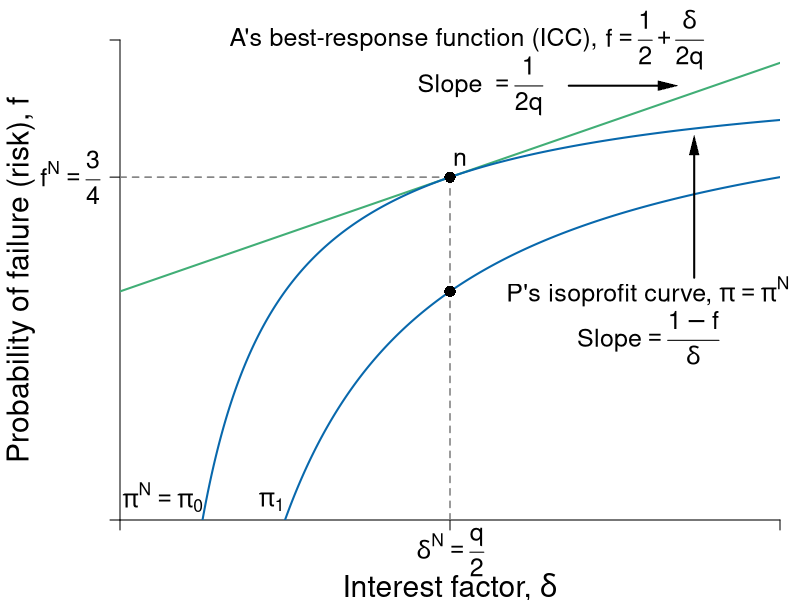

The R script that drew this image:
#Graph Designer: Simon Halliday, Scott Cohn, Harriet Brookes Gray
#Authors: Bowles and Halliday
#Title: Coordination, Conflict and Competition: A Text in Microeconomics

library(shape)
pdf(file = "credit/non_contractual_risk_sparse.pdf", width = 8, height = 6)

#Set parameters for graphics
pointsize <- 1.8
axislabelsize <- 1.8
labelsize <- 1.5
namesize <- 1.8
annotatesize <- 1.5
graphlinewidth <- 2
segmentlinewidth <- 1.5

COL <- c("#7fc97f", "#beaed4", "#fdc086", "#ffff99", "#386cb0", "#f0027f", "#bf5b17", "#666666")
COLA <- c("#e0f3db", "#99d8c9","#66c2a4","#41ae76", "#238b45", "#005824")
COLB <- c("#c6dbef", "#4eb3d3", "#2b8cbe", "#0868ac","#084081")
COLC <- c("#fcfbfd", "#efedf5", "#dadaeb", "#bcbddc", "#9e9ac8", "#807dba", "#6a51a3", "#54278f", "#3f007d")
grays <- gray.colors(25, start = 1, end = 0, alpha = 1)

#Edited the margins to cater for the larger LHS labels
par(mar =  c(4, 6, 2, 1))

brfFn <- function(delta, q = 1) {
  .5 + (delta / (2 * q)) 
}

PCFn <- function(delta, q = 1) {
  delta/q
}

isoreturnFn <- function(delta, pi=0.125) {
  1 - (pi)/delta
}


yFn <- function(d1, f1, q = 1){
  q*f1*(1 - f1) - d1*(1 - f1)
}

profitFn <- function(d1, q = 1){
  d1/2 - (1/(2*q))*(d1)^2
}

ylow <- function(delta, q = 1, ybar = 0.0625){
  (-sqrt(delta^2 - 2*delta*q + q^2 - 4*q*ybar) + delta + q)/(2*q)
}

yhigh <- function(delta, q = 1, ybar = 0.0625){
  (sqrt(delta^2 - 2*delta*q + q^2 - 4*q*ybar) + delta + q)/(2*q)
}

xlims <- c(0, 1)
ylims <- c(0, 1.05)

npts <- 501 
d1 <- seq(xlims[1], xlims[2], length.out = npts)
f1 <- seq(ylims[1], ylims[2], length.out = npts) 
a <- c(0.0625)

plot(0, 0, xlim = xlims, ylim = ylims, type = "n",
     xlab = expression(paste("")),
     ylab = expression(paste("")), 
     xaxt = "n", 
     yaxt = "n", 
     cex.lab = axislabelsize, 
     bty = "n", 
     xaxs = "i", 
     yaxs = "i"
)


ticksy <- c(ylims[1], brfFn(delta = 0.5), ylims[2])
ylabels <- c(NA, expression(paste(f^{N} == frac(3,4))), NA)
ticksx <- c(xlims[1], 0.5, xlims[2])
xlabels <- c(NA, NA, NA)
#xlabels <- c(NA, expression(paste(delta^{N} == frac(q,2))), NA)

axis(1, at = ticksx, pos = 0, labels = xlabels, cex.axis = labelsize)
axis(2, at = ticksy, pos = 0, labels = ylabels, las = 1, cex.axis = labelsize)

text(0.5, -0.07, expression(paste(delta^{N} == frac(q,2))), xpd = TRUE, cex = labelsize) 


npts <- 503 
xx1 <- seq(xlims[1], xlims[2], length.out = npts)
xx2 <- seq(0, 1, length.out = npts)

#xpoly1 <- seq(from = 0.168, to = 0.5, length.out = 500)
#ypoly1 <- ylow(xpoly1)
#ypoly2 <- isoreturnFn(xpoly1)
#polygon(x = c(xpoly1, rev(xpoly1)), y = c(ypoly1, rev(ypoly2)), col = COL[4], density = NULL, border = NA)


#Draw the graphs
lines(xx1, brfFn(xx1), col = COLA[4], lwd = graphlinewidth)
#lines(xx1, PCFn(xx1), col = COLA[2], lwd = graphlinewidth)
lines(xx1, isoreturnFn(xx1), col = COLB[4], lwd = graphlinewidth)

lines(xx1, isoreturnFn(xx1, pi = .25), col = COLB[4], lwd = graphlinewidth)

# PC
#segments(0, 0, xlims[2], xlims[2])

#Axis labels
mtext(expression(paste("Interest factor, ", delta)), side = 1, line = 3.3, cex = axislabelsize)
text(-0.15, 0.5*(ylims[2]), expression(paste("Probability of failure (risk), ", f)), xpd = TRUE, cex = axislabelsize, srt = 90) 


# contour(d1, f1,
#         outer(d1, f1, yFn),
#         drawlabels = FALSE,
#         col = COLA[3],
#         lwd = graphlinewidth,
#         levels = a,
#         xaxs = "i",
#         yaxs = "i",
#         add = TRUE)
# 

segments(0.5, 0, 0.5, brfFn(delta = 0.5), lty = 2, col = grays[20] , lwd = segmentlinewidth)
segments(0, brfFn(delta = 0.5), 0.5, brfFn(delta = 0.5), lty = 2, col = grays[20] , lwd = segmentlinewidth)

#Annotate points (4,4),(2,8),(8,2) on feasibility frontier
text(0.5 + 0.015, isoreturnFn(0.5) + 0.04, expression(paste(n)), cex = labelsize)
points(0.5, isoreturnFn(0.5), pch = 16, col = "black", cex = 1.5)

# text(0.5 + 0.015, isoreturnFn(0.5, pi = 0.25) + 0.04, expression(paste(c)), cex = labelsize)
points(0.5, isoreturnFn(0.5, pi = 0.25), pch = 16, col = "black", cex = 1.5)

#text(0.375 + 0.02, 0.6 + 0.03, expression(paste(b)), cex = labelsize)
#points(0.375, 0.6, pch = 16, col = "black", cex = 1.5)

#text(0.2, 0.85, expression(paste(y == y^{n})), cex = labelsize)

text(0.45, 1.05, expression(paste("A's best-response function (ICC), ")), cex = labelsize, xpd = TRUE)
text(0.81, 1.05, expression(paste(f == frac(1,2) + frac(delta, 2*q))), cex = labelsize, xpd =TRUE)

# text(0.1, 0.6, expression(paste("ICC")), cex = labelsize, xpd = TRUE)

text(0.5, 0.95, expression(paste("Slope")), cex = labelsize, xpd = TRUE)
text(0.6, 0.95, expression(paste(phantom()== frac(1,2*q))), cex = labelsize)

Arrows(0.68, 0.95, 0.83, 0.95, col = "black", lty = 1, lwd = 2, arr.type = "triangle", arr.lwd = 0.5)


#text(0.64, 0.4, expression(paste("A's participation")), cex = labelsize)
#text(0.64, 0.34, expression(paste("constraint")), cex = labelsize)
#text(0.64, 0.22, expression(paste(f == frac(delta, q))), cex = labelsize)
#Arrows(0.64, 0.44, 0.64, 0.58, col = "black", lty = 1, lwd = 2, arr.type = "triangle", arr.lwd = 0.5)


text(0.8, 0.5, expression(paste("P's isoprofit curve, ", pi == pi^{N})), cex = labelsize, xpd = TRUE)
text(0.8, 0.4, expression(paste("Slope", phantom() == frac(1-f,delta))), cex = labelsize, xpd = TRUE)
#text(0.7, 0.53, expression(paste(pi == pi^{N})), cex = labelsize, xpd = TRUE)
Arrows(0.87, 0.53, 0.87, 0.82, col = "black", lty = 1, lwd = 2, arr.type = "triangle", arr.lwd = 0.5)

#text(0.3, 0.13, expression(paste("Pareto-improving")), cex = labelsize)
#text(0.3, 0.07, expression(paste("lens")), cex = labelsize)
#Arrows(0.3, 0.18, 0.3, 0.5, col = "black", lty = 1, lwd = 2, arr.type = "triangle", arr.lwd = 0.5)

text(0.065, 0.05, expression(paste(pi^N == pi[0])), cex = labelsize)
text(0.23, 0.04, expression(paste(pi[1])), cex = labelsize)


dev.off()
